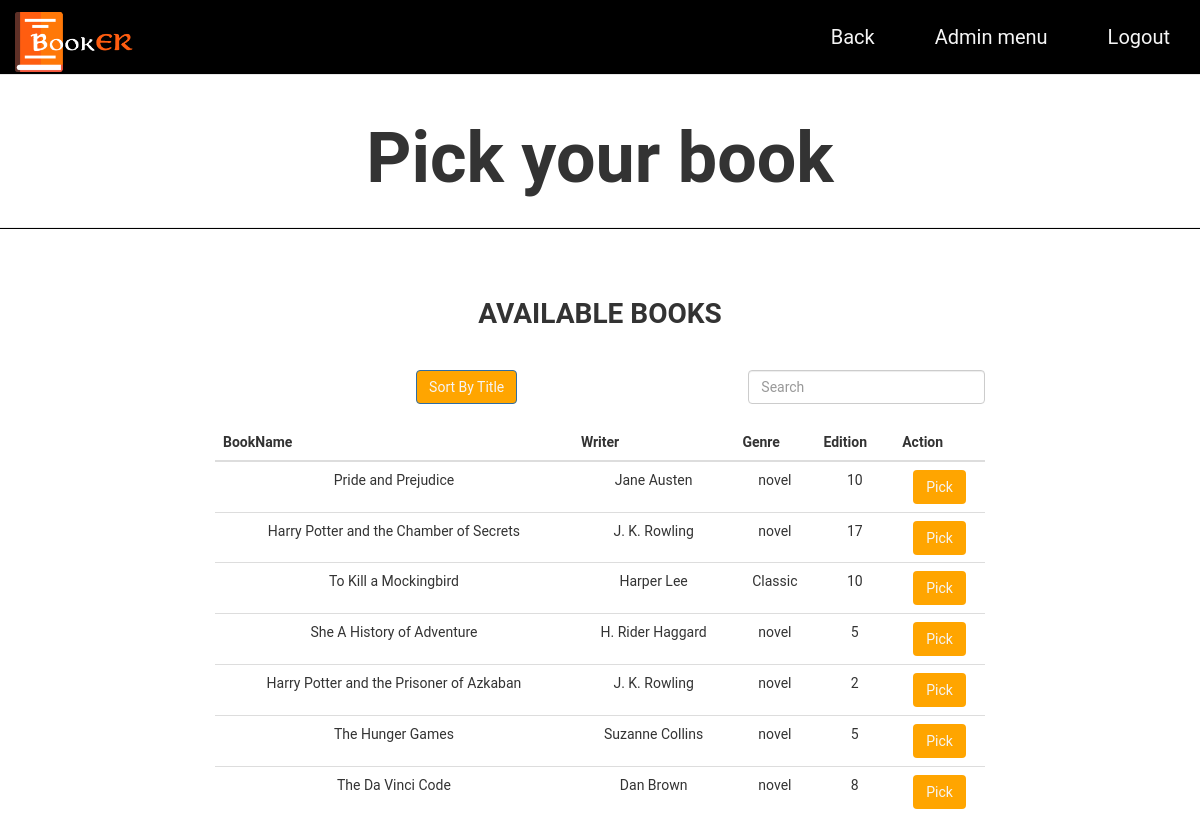
The app's page /books.php (signed in) with its own data.
### tables this page shows
CREATE TABLE `books` (
  `book_id` int(10) NOT NULL,
  `book_name` varchar(100) NOT NULL,
  `writer` varchar(100) NOT NULL,
  `genre` varchar(100) NOT NULL,
  `edition` int(10) NOT NULL,
  `user_id` int(11) NOT NULL
);

### adminMenuLogic.php (called while the page is built, shortened)
<?php
class Model
{
    private $server = "localhost";
    private $username = "root";
    private $password = "";
    private $db = "itehdomaci";
    private $conn;
    public function __construct()
    {
        try {
            $this->conn = new mysqli($this->server, $this->username, $this->password, $this->db);
        } catch (Exception $e) {
            echo "connection failed" . $e->getMessage();
        }
    }
    public function fetch()
    {
        $data = [];
        $query = "SELECT *
            FROM books
            LEFT JOIN users ON books.user_id=users.id;";
        if ($sql = $this->conn->query($query)) {
            while ($row = mysqli_fetch_assoc($sql)) {
                $data[] = $row;
            }
        }
        shuffle($data);
        return $data;
    }
}

### books.php (the view, shortened to what this page needs)
<?php
include_once "adminMenuLogic.php";
$model = new Model();
?>
<!DOCTYPE html>
<html lang="en">
<head>
    <link rel="stylesheet" href="https://maxcdn.bootstrapcdn.com/bootstrap/3.3.7/css/bootstrap.min.css">
    <link rel="stylesheet" href="https://cdnjs.cloudflare.com/ajax/libs/font-awesome/4.7.0/css/font-awesome.min.css">
    <link rel="stylesheet" href="booksStyle.css">
    <link rel="stylesheet" href="https://cdnjs.cloudflare.com/ajax/libs/OwlCarousel2/2.3.4/assets/owl.carousel.min.css" />
    <link rel="stylesheet" href="https://cdnjs.cloudflare.com/ajax/libs/OwlCarousel2/2.3.4/assets/owl.theme.default.min.css" />
</head>
<body>
    <nav class="navbar navbar-default navbar-fixed-top" role="navigation">
        <div class="containter-fluid">
            <div class="navbar-header">
                <a class="navbar-brand" href=#>
                    <img src="images/logoBeli.png" class="image-logo">
                </a>
            </div>
            <div class="collapse navbar-collapse" id="navbar-collapse-main">
                <ul class="nav navbar-nav navbar-right">
                    <li><a class="active" href="index.php">Back</a></li>
                    <?php if (isset($_SESSION['is_admin']) && $_SESSION['is_admin'] == "1") {
                        echo "<li><a href='adminMenu.php'>Admin menu</a></li>";
                    }
                    ?>
                    <?php if (isset($_SESSION['id'])) {
                        echo "<li><a href='logout.php'>Logout</a></li>";
                    }
                    ?>
                </ul>
            </div>
        </div>
    </nav>
    <div id="home">
        <div class="landing-text">
            <div class="row">
                <h1>Pick your book</h1>
            </div>
            <hr class="dbt">
            <div class="col-md-8 col-md-offset-2 col-sm-12" id="table">
                <h3>AVAILABLE BOOKS</h3>
                <div class="row">
                    <div class="col-md-4 col-md-offset-2 col-sm-12" id="table">
                        <button id="sort-btn" class="btn btn-primary">Sort By Title</button>
                    </div>
                    <div class="col-md-4 col-md-offset-2 col-sm-12" id="table">
                        <input type="text" id="search-box" class="form-control" placeholder="Search">
                    </div>
                </div>
                <div class="row">
                    <div class="col-md-12">
                        <table class="table">
                            <thead>
                                <tr class="trtr">
                                    <th>BookName</th>
                                    <th>Writer</th>
                                    <th>Genre</th>
                                    <th>Edition</th>
                                    <th>Action</th>
                                </tr>
                            </thead>
                            <tbody id="tbody">
                                <?php
                                $rows = $model->fetch();
                                if (!empty($rows)) {
                                    foreach ($rows as $row) {
                                ?>
                                        <tr>
                                            <?php if ($row['user_id'] == 0) { ?>
                                                <td><?php echo $row['book_name']; ?></td>
                                                <td><?php echo $row['writer']; ?></td>
                                                <td><?php echo $row['genre']; ?></td>
                                                <td><?php echo $row['edition']; ?></td>
                                                <td>
                                                    <form action="" method="POST">
                                                        <button type="submit" class="btn" name="pick"><i class="fas"></i>Pick</button>
                                                    </form>
                                                </td>
                                            <?php } ?>
                                        </tr>
                                <?php
                                    }
                                }
                                ?>
                            </tbody>
                        </table>
                    </div>
                </div>
            </div>
        </div>
    </div>
</body>
</html>

### booksStyle.css (style rules this page uses)
html, body { height:100%; width:100%; font-family: 'Roboto', sans-serif; }
.navbar { background-color: black; padding:1% 0; font-size:1.2em; }
.image-logo { height: 60px; width:120px; }
.navbar-brand { min-height: 50px; padding-top: 0; padding-right: 15px; padding-bottom: 10px; padding-left:15px ; }
.navbar-default .navbar-nav li a { color:whitesmoke; }
nav a { margin-right: 30px; font-size: 20px; }
#home { display:table; height:100%; position:relative; width:100%; background-size:cover; }
.landing-text { text-align:center; padding-top: 100px; }
.landing-text h1 { font-size: 500%; font-weight: 700; }
.landing-text h3 { font-size: 200%; font-weight: 700; padding:30px; }
.dbt { height: 1px; color:black; background-color: black; }
.btn { color:whitesmoke; background-color: orange; }
#sort-btn { margin-bottom: 2rem; }

### records on screen
books: book_name "Pride and Prejudice", writer "Jane Austen", genre "novel", edition "10"
books: book_name "Harry Potter and the Chamber of Secrets", writer "J. K. Rowling", genre "novel", edition "17"
books: book_name "To Kill a Mockingbird", writer "Harper Lee", genre "Classic", edition "10"
books: book_name "She A History of Adventure", writer "H. Rider Haggard", genre "novel", edition "5"
books: book_name "Harry Potter and the Prisoner of Azkaban", writer "J. K. Rowling", genre "novel", edition "2"
books: book_name "The Hunger Games", writer "Suzanne Collins", genre "novel", edition "5"
books: book_name "The Da Vinci Code", writer "Dan Brown", genre "novel", edition "8"
